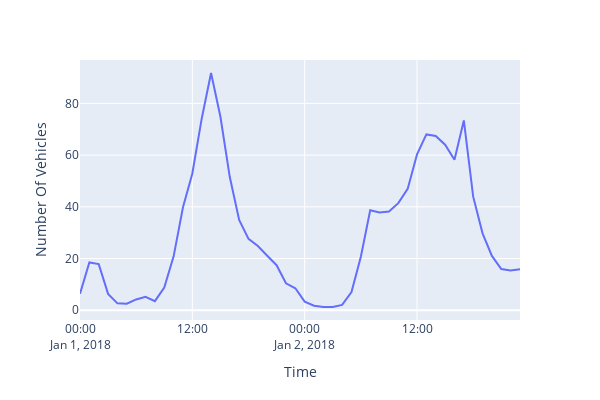

The notebook cell this image was saved under:
### Code cell
sample_df = temp.head(12*24*2)
sample_df = sample_df.resample('1H').mean()
fig = px.line(sample_df, x=sample_df.index, y=['K504_N'], width=600, height=400)
fig.update_xaxes(title_text='Time')
fig.update_yaxes(title_text='Number Of Vehicles')
fig.update_layout(showlegend=False)
fig.show()
pio.write_image(fig, 'plots/averaging_1H.png',height=400, width = 600, scale=4)

### Figure 1 — Plotly figure (JSON) as saved in the notebook; plotly's stock layout.template omitted (floating-point values rounded to 4 significant figures)
{"data": [{"hovertemplate": "variable=K504_N<br>index=%{x}<br>value=%{y}<extra></extra>", "legendgroup": "K504_N", "line": {"color": "#636efa", "dash": "solid"}, "marker": {"symbol": "circle"}, "mode": "lines", "name": "K504_N", "orientation": "v", "showlegend": true, "type": "scatter", "x": ["2018-01-01T00:00:00", "2018-01-01T01:00:00", "2018-01-01T02:00:00", "2018-01-01T03:00:00", "2018-01-01T04:00:00", "2018-01-01T05:00:00", "2018-01-01T06:00:00", "2018-01-01T07:00:00", "2018-01-01T08:00:00", "2018-01-01T09:00:00", "2018-01-01T10:00:00", "2018-01-01T11:00:00", "2018-01-01T12:00:00", "2018-01-01T13:00:00", "2018-01-01T14:00:00", "2018-01-01T15:00:00", "2018-01-01T16:00:00", "2018-01-01T17:00:00", "2018-01-01T18:00:00", "2018-01-01T19:00:00", "2018-01-01T20:00:00", "2018-01-01T21:00:00", "2018-01-01T22:00:00", "2018-01-01T23:00:00", "2018-01-02T00:00:00", "2018-01-02T01:00:00", "2018-01-02T02:00:00", "2018-01-02T03:00:00", "2018-01-02T04:00:00", "2018-01-02T05:00:00", "2018-01-02T06:00:00", "2018-01-02T07:00:00", "2018-01-02T08:00:00", "2018-01-02T09:00:00", "2018-01-02T10:00:00", "2018-01-02T11:00:00", "2018-01-02T12:00:00", "2018-01-02T13:00:00", "2018-01-02T14:00:00", "2018-01-02T15:00:00", "2018-01-02T16:00:00", "2018-01-02T17:00:00", "2018-01-02T18:00:00", "2018-01-02T19:00:00", "2018-01-02T20:00:00", "2018-01-02T21:00:00", "2018-01-02T22:00:00", "2018-01-02T23:00:00"], "xaxis": "x", "y": [6.417, 18.5, 17.83, 6.333, 2.667, 2.5, 4.167, 5.167, 3.5, 8.75, 20.83, 39.83, 52.92, 74.08, 91.75, 74.83, 51.5, 34.92, 27.58, 24.83, 21.08, 17.42, 10.42, 8.5, 3.333, 1.75, 1.25, 1.25, 2.083, 7, 20.67, 38.67, 37.83, 38.17, 41.42, 46.92, 60.25, 68, 67.42, 64, 58.17, 73.42, 43.92, 29.75, 21, 15.92, 15.33, 15.83], "yaxis": "y"}], "layout": {"height": 400, "legend": {"title": {"text": "variable"}, "tracegroupgap": 0}, "margin": {"t": 60}, "showlegend": false, "width": 600, "xaxis": {"anchor": "y", "domain": [0, 1], "title": {"text": "Time"}}, "yaxis": {"anchor": "x", "domain": [0, 1], "title": {"text": "Number Of Vehicles"}}}}
